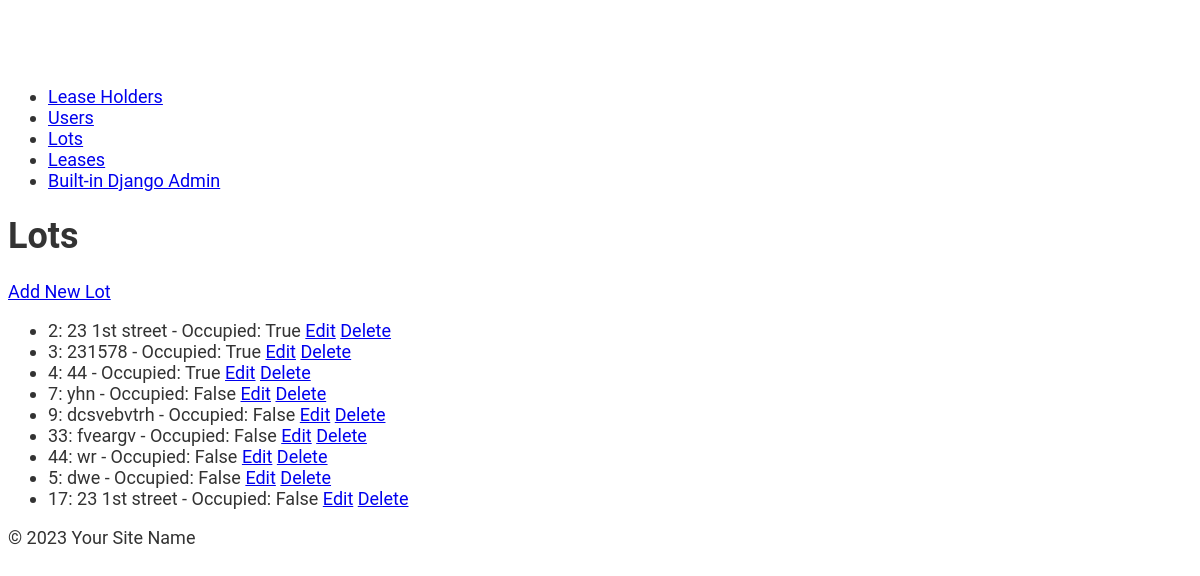
/lots/, run on an earlier commit of the app's database.
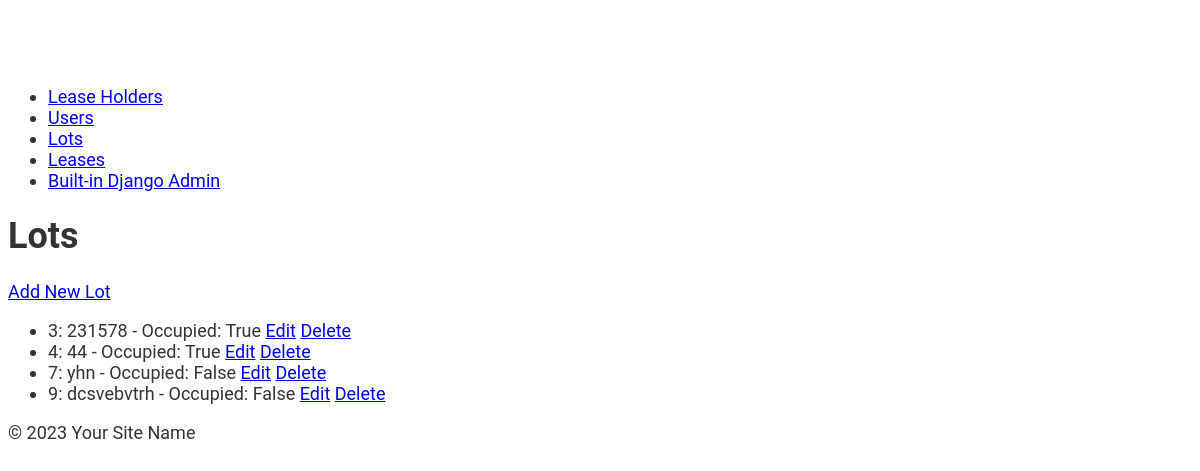
And on a later commit of the database.
### lots/models.py (models this page shows, shortened)
class Lot(models.Model):
    lot_number = models.IntegerField(unique=True, help_text="Unique number identifying the lot")
    lot_address = models.CharField(max_length=300, help_text="Address of the lot")
    occupied = models.BooleanField(default=False, help_text="Flag to indicate if the lot is currently occupied")

### lots/views.py (the view)
# urls.py: path('lots/', lot_list, name='lot_list'),
def lot_list(request):
    lots = Lot.objects.all()
    return render(request, 'lots/lot_list.html', {'lots': lots})

### lots/templates/lots/lot_list.html (shortened to what this page needs)
{% extends 'lots/base.html' %}
{% block content %}
<h1>Lots</h1>
<a href="{% url 'lot_create' %}">Add New Lot</a>
<ul>
    {% for lot in lots %}
    <li>
        {{ lot.lot_number }}: {{ lot.lot_address }} - Occupied: {{ lot.occupied }}
        <a href="{% url 'lot_update' lot.pk %}">Edit</a>
        <a href="{% url 'lot_delete' lot.pk %}">Delete</a>
    </li>
    {% endfor %}
</ul>
{% endblock %}

### lots/templates/lots/base.html (shortened to what this page needs)
{% load static %}
<!DOCTYPE html>
<html lang="en">
<head>
    <link rel="stylesheet" href="{% static 'lots/style.css' %}">
</head>
<body>
<header>
    <nav>
        <ul>
            <li><a href="{% url 'lease_holder_list' %}">Lease Holders</a></li>
            <li><a href="{% url 'user_list' %}">Users</a></li>
            <li><a href="{% url 'lot_list' %}">Lots</a></li>
            <li><a href="{% url 'lease_back_list' %}">Leases</a></li>
             <li><a href="http://127.0.0.1:8000/admin/">Built-in Django Admin</a></li>
        </ul>
    </nav>
</header>
<main>
    {% block content %}{% endblock content %}
</main>
<footer>
    <p>&copy; 2023 Your Site Name</p>
</footer>
</body>
</html>

### lots/static/lots/style.css (style rules this page uses)
body { font-family: 'Roboto', sans-serif; font-size: 18px; color: #333; padding-top: 60px; }
h1, h2, h3, h4, h5, h6 { font-weight: 700; }

What changed in the data, as far as the page shows it:
removed Lot: lot_number "2", lot_address "23 1st street", occupied "True"
removed Lot: lot_number "33", lot_address "fveargv", occupied "False"
removed Lot: lot_number "44", lot_address "wr", occupied "False"
removed Lot: lot_number "5", lot_address "dwe", occupied "False"
removed Lot: lot_number "17", lot_address "23 1st street", occupied "False"
